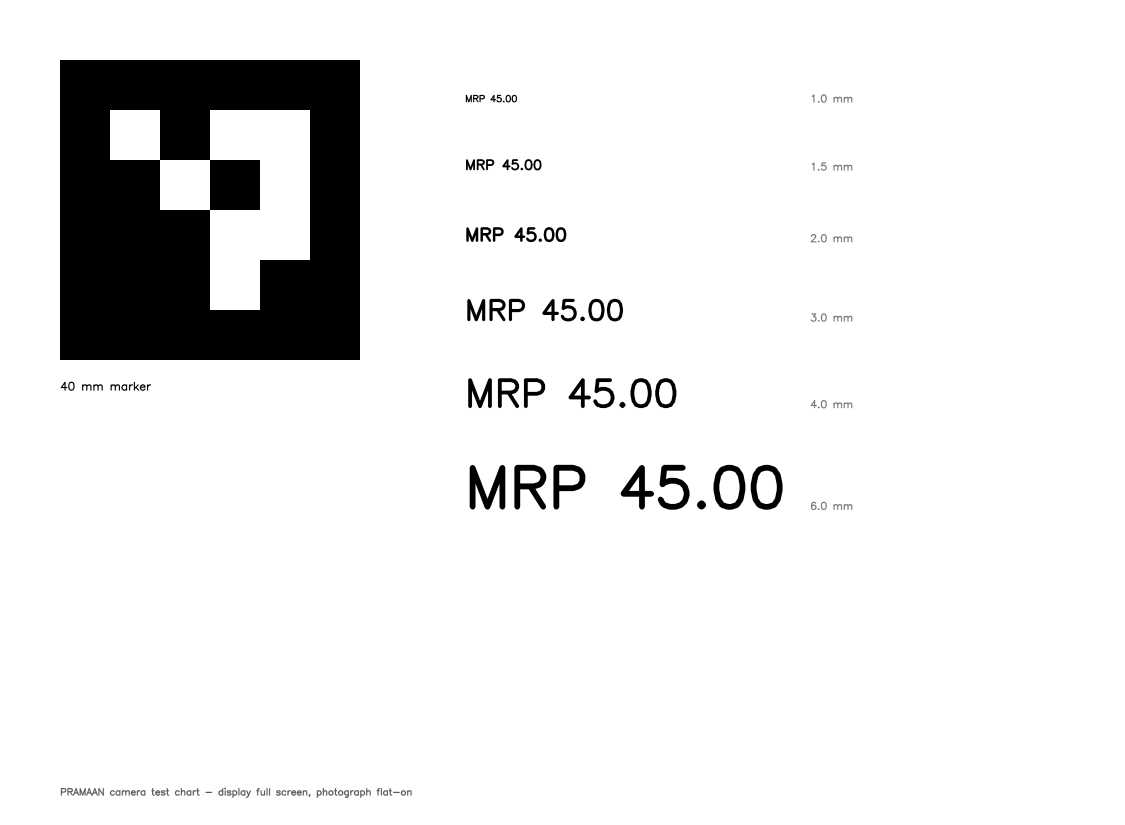
#> input picture PRAMAAN_test_chart (1).png, 3375 x 2475 px (shown at 1/3 size)
$ python vlm_extract.py '../PRAMAAN_test_chart (1).png'
#> lines starting #> are read from the running program, lines starting #| are printed output that depends on the picture
"""
vlm_extract.py — PRAMAAN

Vision-language extraction for Indian packaged commodity declaration panels.
The VLM extracts fields; deterministic validation produces the review verdict.

Usage:
    python vlm_extract.py label.jpg --backend ollama
    python vlm_extract.py label.jpg --backend gemini
    python vlm_extract.py --selftest
"""

import argparse
import base64
import json
import os
import re
import sys


# ---------------------------------------------------------------------------
# 1. SCHEMA + PROMPT
# ---------------------------------------------------------------------------

SCHEMA = {
    "manufacturer": "name of manufacturer, packer or importer, or null",
    "address": "full address including PIN code, or null",
    "net_quantity_value": "number only, e.g. 200, or null",
    "net_quantity_unit": "unit only, e.g. g, kg, ml, Units, Numbers, or null",
    "mrp_value": "the MAXIMUM RETAIL PRICE as a number only, or null",
    "unit_sale_price": "the per-unit / per-gram price if printed, or null",
    "mfg_date": "month and year of manufacture or packing, as printed, or null",
    "use_by": "use-by, best-before or expiry, as printed, or null",
    "consumer_care": "phone, email or care address, or null",
    "fssai_licence": "FSSAI licence number, or null",
    "country_origin": "country of origin, or null",
}

PROMPT = """You are reading the declaration panel of an Indian packaged commodity,
for compliance checking under the Legal Metrology (Packaged Commodities) Rules, 2011.

Extract ONLY what is printed on this label.
Return a single JSON object, no markdown, no commentary.

Rules you must follow:
- If a field is not printed on the label, return null. Do NOT guess.
- If a label is printed but its value is blank or unreadable, return the string
  "ILLEGIBLE" for that field. This is different from null.
- MRP and unit sale price are DIFFERENT fields. The MRP is the retail price of
  the whole pack. The unit sale price is per gram / per ml / per piece and is
  usually the smaller number. Never put the unit sale price in mrp_value.
- Manufacture date and use-by date are DIFFERENT fields. Do not swap them.
- Copy values exactly as printed. Do not reformat dates or add currency symbols.

Fields:
%s
""" % json.dumps(SCHEMA, indent=2)


# ---------------------------------------------------------------------------
# 2. BACKENDS
# ---------------------------------------------------------------------------

def encode_image(path, max_side=1000):
    """Encode image as base64 after optionally downscaling it."""
    try:
        import cv2

        im = cv2.imread(path)
        if im is None:
            raise ValueError("Cannot read image")

        h, w = im.shape[:2]

        if max(h, w) > max_side:
            scale = max_side / max(h, w)
            im = cv2.resize(
                im,
                (int(w * scale), int(h * scale)),
                interpolation=cv2.INTER_AREA,
            )

        ok, buf = cv2.imencode(
            ".jpg",
            im,
            [cv2.IMWRITE_JPEG_QUALITY, 92],
        )

        if ok:
            return base64.b64encode(buf.tobytes()).decode()

    except Exception:
        pass

    with open(path, "rb") as fh:
        return base64.b64encode(fh.read()).decode()


class BackendError(Exception):
    """Vision backend could not be reached or refused the request."""


class ExtractionFailed(Exception):
    """No image orientation/resolution produced usable JSON."""

    def __init__(self, tried):
        self.tried = tried
        super().__init__("no orientation produced usable JSON")


# [14 lines left out: function ollama_models, not called in this run]


def call_ollama(
    image_path,
    model=None,
    host=None,
    force_json=True,
    debug=False,
    max_side=1000,
):
    """Ask Ollama for one extraction."""
    import urllib.request
    import urllib.error

    model = model or os.environ.get("VLM_MODEL", "qwen2.5vl:7b")
    host = host or os.environ.get("OLLAMA_HOST", "http://localhost:11434")

    b64 = encode_image(image_path, max_side=max_side)

    payload = {
        "model": model,
        "prompt": PROMPT,
        "images": [b64],
        "stream": False,
        "keep_alive": "30m",
        "options": {
            "temperature": 0,
            "num_predict": 300,
            "num_ctx": 8192,
        },
    }

    if force_json:
        payload["format"] = "json"

    req = urllib.request.Request(
        host + "/api/generate",
        json.dumps(payload).encode(),
        {"Content-Type": "application/json"},
    )

    try:
        with urllib.request.urlopen(req, timeout=900) as r:
            out = json.loads(r.read())

        raw = out.get("response", "")

        if debug:
            print(
                f"    [debug] {len(raw)} chars, "
                f"done_reason={out.get('done_reason')}"
            )
            if raw:
                print(f"    [debug] {raw[:300]}")

        return raw

    except urllib.error.HTTPError as e:
        detail = e.read().decode("utf-8", "replace")[:300]

        try:
            detail = json.loads(detail).get("error", detail)
        except Exception:
            pass

        msg = (
            f"\nOllama refused the request (HTTP {e.code}):\n"
            f"  {detail}\n"
        )

        have = ollama_models(host)

        if have is not None:
            msg += "\nInstalled models:" if have else "\nNo models installed."
            for m in have:
                msg += f"\n    {m}"
            msg += (
                "\n\nRecommended:"
                "\n    ollama pull qwen2.5vl:7b"
            )

        raise BackendError(msg) from e

    except urllib.error.URLError as e:
        raise BackendError(
            f"\nCannot reach Ollama at {host}: {e.reason}\n"
            "Open the Ollama app and retry."
        ) from e


# [78 lines left out: functions call_gemini, parse_json, not called in this run]


def rotations(path):
    """
    Yield (label, path) for 0/90/180/270 degree orientations.
    """
    import cv2
    import tempfile
    import os as _os

    im = cv2.imread(path)

    if im is None:
        yield ("as-is", path)
        return

    codes = [
        ("0", None),
        ("90", cv2.ROTATE_90_CLOCKWISE),
        ("180", cv2.ROTATE_180),
        ("270", cv2.ROTATE_90_COUNTERCLOCKWISE),
    ]

    for name, code in codes:
        out = im if code is None else cv2.rotate(im, code)

        if code is None:
            yield (name + " deg", path)
            continue

        fd, tmp = tempfile.mkstemp(suffix=".jpg")
        _os.close(fd)
        cv2.imwrite(tmp, out)

        try:
            yield (name + " deg", tmp)
        finally:
            try:
                _os.remove(tmp)
            except OSError:
                pass


# ---------------------------------------------------------------------------
# 4. EXTRACTION STRATEGY
# ---------------------------------------------------------------------------

MANDATORY = [
    "manufacturer",
    "address",
    "net_quantity_value",
    "mrp_value",
    "mfg_date",
    "consumer_care",
]


# [8 lines left out: function score_result, not called in this run]


def extract_fields(
    image_path,
    backend="ollama",
    model=None,
    debug=False,
    all_rotations=False,
    max_side=1000,
):
    """
    Adaptive extraction strategy:

    1. Try the requested/default resolution (1000px).
    2. If the result is weak (<5 mandatory fields), retry at 1200px.
    3. Try rotations only when necessary.
    4. Keep the richest result.
    """

    def call_backend(path, size):
        if backend != "ollama":
            return call_gemini(
                path,
                model or "gemini-2.0-flash",
            )

        raw = call_ollama(
            path,
            model=model,
            force_json=True,
            debug=debug,
            max_side=size,
        )

        if not str(raw).strip():
            if debug:
                print(
                    "    [debug] empty with format=json, "
                    "retrying unconstrained"
                )

            raw = call_ollama(
                path,
                model=model,
                force_json=False,
                debug=debug,
                max_side=size,
            )

        return raw

    best = None
    best_score = -1
    best_rot = None
    tried = []

    sizes = [max_side]

    # Adaptive fallback:
    # 1200px improves small declaration text.
    if backend == "ollama" and max_side < 1200:
        sizes.append(1200)

    for label, path in rotations(image_path):

        for size in sizes:
            try:
                d = parse_json(call_backend(path, size))

            except ValueError as e:
                tried.append(f"{label} @ {size}px: {e}")
                continue

            sc = score_result(d)

            tried.append(
                f"{label} @ {size}px: "
                f"{sc}/{len(MANDATORY)} mandatory fields"
            )

            if debug:
                print(
                    f"    [debug] {label} @ {size}px "
                    f"score={sc}/{len(MANDATORY)}"
                )

            if sc > best_score:
                best = d
                best_score = sc
                best_rot = label

            # Perfect extraction: stop.
            if sc == len(MANDATORY):
                return best, best_rot, tried

            # Strong result: stop current resolution attempts.
            if (
                size == max_side
                and sc >= 5
                and not all_rotations
            ):
                break

        # Don't rotate if current result is already strong.
        if not all_rotations and best_score >= 5:
            break

    if best is None:
        raise ExtractionFailed(tried)

    return best, best_rot, tried


# ---------------------------------------------------------------------------
# 5. VALIDATION
# ---------------------------------------------------------------------------

MONTHS = (
    "jan|feb|mar|apr|may|jun|jul|aug|sep|oct|nov|dec"
)


# [145 lines left out: functions _num, _date, validate, not called in this run]


# ---------------------------------------------------------------------------
# 6. IMPORTABLE END-TO-END API
# ---------------------------------------------------------------------------

def extract(
    image_path,
    backend="ollama",
    model=None,
    debug=False,
    all_rotations=False,
    max_side=1000,
):
    """Run extraction and deterministic validation end to end."""

    fields, best_rot, tried = extract_fields(
        image_path,
        backend=backend,
        model=model,
        debug=debug,
        all_rotations=all_rotations,
        max_side=max_side,
    )

    rows, problems = validate(fields)

    row_dicts = [
        {
            "field": k,
            "state": state,
            "value": v,
            "mandatory": mandatory,
        }
        for k, state, v, mandatory in rows
    ]

    mandatory_present = sum(
        1
        for r in row_dicts
        if r["mandatory"] and r["state"] == "PRESENT"
    )

    return {
        "fields": fields,
        "rows": row_dicts,
        "problems": problems,
        "mandatory_present": mandatory_present,
        "mandatory_total": len(MANDATORY),
        "best_rotation": best_rot,
        "orientations_tried": tried,
    }


# ---------------------------------------------------------------------------
# 7. SELF TEST
# ---------------------------------------------------------------------------

SELFTEST = [
    (
        "walnut, MRP/USP swapped",
        {
            "manufacturer": "VMG FOODS PVT. LTD.",
            "address": "Khari Baoli Delhi-110006",
            "net_quantity_value": "250",
            "net_quantity_unit": "g",
            "mrp_value": "1.60",
            "unit_sale_price": "400.00",
            "mfg_date": "JUL.2026",
            "use_by": "JAN.2027",
            "consumer_care": "info@vinoddryfruits.com",
        },
        1,
    ),
    (
        "iron, counted in Units, clean",
        {
            "manufacturer": "VERSUNI INDIA HOME SOLUTIONS LTD.",
            "address": "Kolkata, West Bengal - 700016",
            "net_quantity_value": "1",
            "net_quantity_unit": "Unit",
            "mrp_value": "825.00",
            "unit_sale_price": "825.00",
            "mfg_date": "05/2025",
            "use_by": None,
            "consumer_care": "1800 572 1800",
        },
        0,
    ),
    (
        "perfume, dates swapped",
        {
            "manufacturer": "OG Beauty Private Limited",
            "address": "Ahmedabad - 380054",
            "net_quantity_value": "100",
            "net_quantity_unit": "ml",
            "mrp_value": "750.00",
            "unit_sale_price": "7.50",
            "mfg_date": "12/2028",
            "use_by": "12/2025",
            "consumer_care": "hi@ogbeauty.in",
        },
        1,
    ),
    (
        "chanachur, MRP unreadable",
        {
            "manufacturer": "GIRISH CHANACHUR & SNACKS PVT. LTD.",
            "address": "Jharkhand-831001",
            "net_quantity_value": "200",
            "net_quantity_unit": "g",
            "mrp_value": "ILLEGIBLE",
            "unit_sale_price": "0.22",
            "mfg_date": "06/07/2026",
            "use_by": "05/11/2026",
            "consumer_care": "0657 2426571",
        },
        1,
    ),
]


# [25 lines left out: function selftest, not called in this run]


# ---------------------------------------------------------------------------
# 8. CLI
# ---------------------------------------------------------------------------

def main():
    ap = argparse.ArgumentParser()

    ap.add_argument("image", nargs="?")

    ap.add_argument(
        "--backend",
        choices=["ollama", "gemini"],
        default="ollama",
    )

    ap.add_argument(
        "--model",
        default=None,
    )

    ap.add_argument(
        "--selftest",
        action="store_true",
    )

    ap.add_argument(
        "--debug",
        action="store_true",
        help="show raw model reply and diagnostic information",
    )

    ap.add_argument(
        "--all-rotations",
        action="store_true",
        help="try all four orientations even after a good result",
    )

    ap.add_argument(
        "--max-side",
        type=int,
        default=1000,
        help="maximum image dimension in pixels (default: 1000)",
    )

    ap.add_argument(
        "--list",
        action="store_true",
        help="show installed Ollama models",
    )

    a = ap.parse_args()

    if a.list:
        have = ollama_models()

        if have is None:
            sys.exit(
                "Cannot reach Ollama. Open the Ollama app and retry."
            )

        print(
            "Installed models:" if have else "No models installed."
        )

        for m in have:
            print("   ", m)

        sys.exit(0)

    if a.selftest or not a.image:
        sys.exit(0 if selftest() else 1)

    try:
        result = extract(
            a.image,
            backend=a.backend,
            model=a.model,
            debug=a.debug,
            all_rotations=a.all_rotations,
            max_side=a.max_side,
        )
#> in call_ollama, `model = model or os.environ.get("VLM_MODEL", "qwen2.5vl:7b")`: model = 'qwen2.5vl:7b'
#> in encode_image, im is the input picture: shape (2475, 3375, 3); min 0, max 255, mean 233
#> in encode_image, `im = cv2.resize( im, (int(w * scale), int(h * scale)), interpolation=c..`:
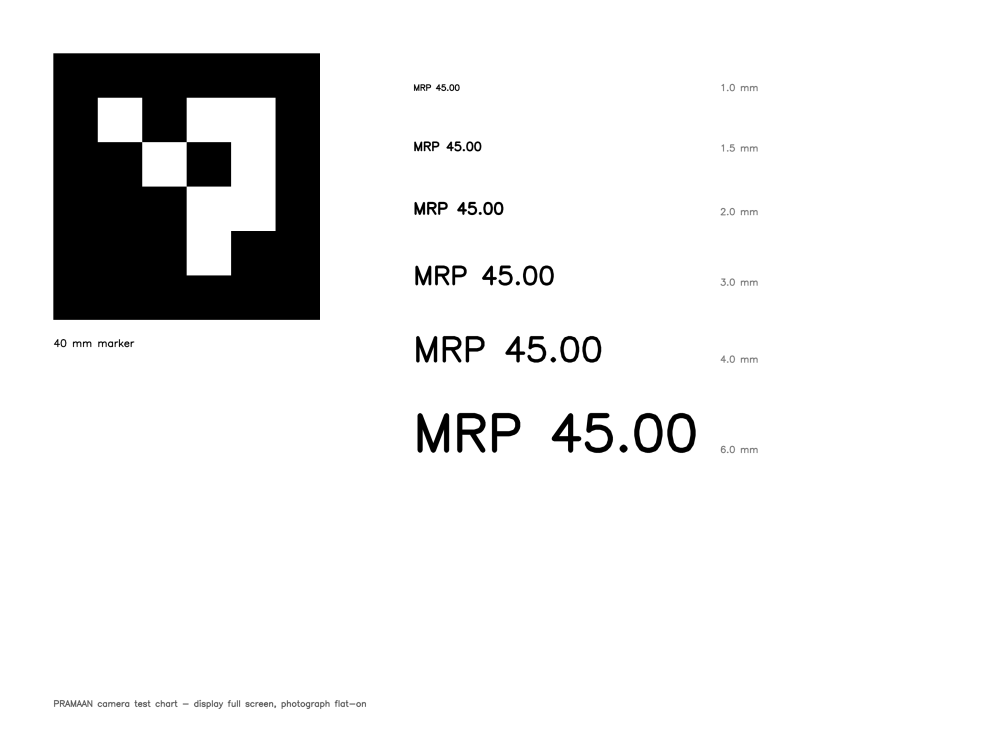
#> im: shape (733, 1000, 3); min 0, max 255, mean 233

    except BackendError as e:
        print(str(e))
        sys.exit(1)

    except ExtractionFailed as e:
        print("orientations/resolutions tried:")

        for t in e.tried:
            print("   " + t)

        print("\nNo orientation produced usable JSON.")
        print("\nSuggestions:")
        print("  1. Crop to JUST the declaration block and rerun.")
        print("  2. Use qwen2.5vl:7b locally:")
        print("       ollama pull qwen2.5vl:7b")
        print("  3. Try --max-side 1200 for difficult small text.")
        print("  4. Use Gemini cloud backend if permitted.")

        sys.exit(1)

    print("orientations/resolutions tried:")

    for t in result["orientations_tried"]:
        print("   " + t)

    print()

    if result["best_rotation"] != "0 deg":
        print(
            "NOTE: best result came from rotating the image "
            f"{result['best_rotation']}.\n"
        )

    print(f"{'':<2}{'declaration':<22} {'state':<9} value")
    print("-" * 75)

    for r in result["rows"]:
        mark = "* " if r["mandatory"] else "  "

        print(
            f"{mark}{r['field']:<22} "
            f"{r['state']:<9} "
            f"{str(r['value'])[:40]}"
        )

    print("  (* = mandatory under Rule 6)")
    print()

    if result["problems"]:
        print(
            "VALIDATION PROBLEMS - "
            "do not trust these fields without review"
        )
        print("-" * 75)

        for p in result["problems"]:
            print("  " + p)

    else:
        print(
            "Validation clean: all cross-checks passed."
        )

    print()

    print(
        f"VERDICT: {result['mandatory_present']} of "
        f"{result['mandatory_total']} mandatory declarations present"
        + (
            f", {len(result['problems'])} problem(s) flagged"
            if result["problems"]
            else ""
        )
    )


if __name__ == "__main__":
    main()
#> (the call stopped at in call_ollama, `with urllib.request.urlopen(req, timeout=900) as r:`: the network is not available in this run)
